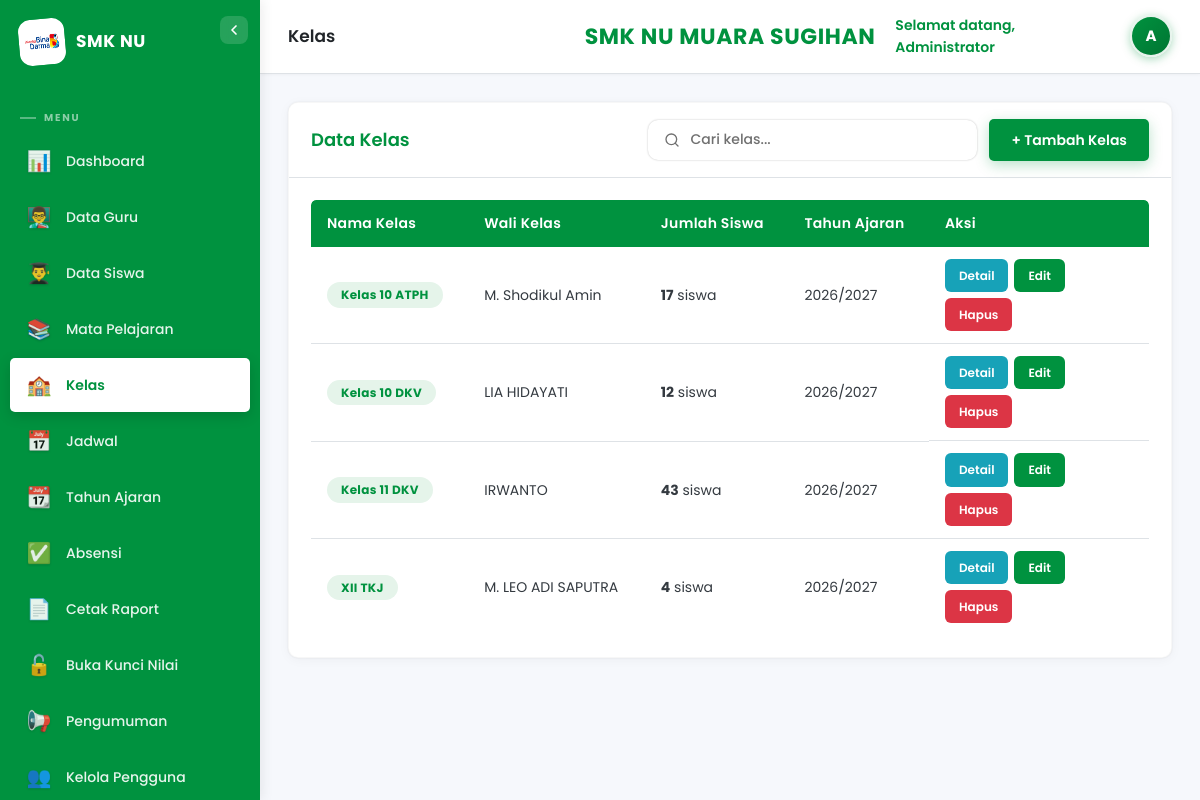
/public/index.php?page=kelas (signed in), run on the app's committed database.
### tables this page shows
CREATE TABLE `kelas` (
  `id` int NOT NULL,
  `kode_kelas` varchar(20) NOT NULL,
  `nama_kelas` varchar(50) NOT NULL,
  `wali_kelas_id` int DEFAULT NULL,
  `tahun_ajaran_id` int NOT NULL,
  `created_at` timestamp NOT NULL DEFAULT CURRENT_TIMESTAMP,
  `updated_at` timestamp NOT NULL DEFAULT CURRENT_TIMESTAMP ON UPDATE CURRENT_TIMESTAMP
);

CREATE TABLE `guru` (
  `id` int NOT NULL,
  `kode_guru` varchar(20) NOT NULL,
  `user_id` int DEFAULT NULL,
  `nama` varchar(100) NOT NULL,
  `jenis_kelamin` enum('Laki-Laki','Perempuan') NOT NULL,
  `tempat_lahir` varchar(100) DEFAULT NULL,
  `tanggal_lahir` date DEFAULT NULL,
  `alamat` text,
  `no_hp` varchar(20) DEFAULT NULL,
  `email` varchar(100) DEFAULT NULL,
  `agama` varchar(20) DEFAULT NULL,
  `tahun_masuk` year NOT NULL,
  `foto` varchar(255) DEFAULT NULL,
  `nuptk` varchar(20) DEFAULT NULL,
  `nik` varchar(20) DEFAULT NULL,
  `nip` varchar(30) DEFAULT NULL,
  `status_kepegawaian` varchar(50) DEFAULT NULL,
  `jenis_ptk` varchar(50) DEFAULT NULL,
  `gelar` varchar(50) DEFAULT NULL,
  `jenjang_pendidikan` varchar(20) DEFAULT NULL,
  `jurusan_prodi` varchar(100) DEFAULT NULL,
  `tmt_kerja` date DEFAULT NULL,
  `tugas_tambahan` varchar(100) DEFAULT NULL,
  `created_at` timestamp NOT NULL DEFAULT CURRENT_TIMESTAMP,
  `updated_at` timestamp NOT NULL DEFAULT CURRENT_TIMESTAMP ON UPDATE CURRENT_TIMESTAMP
);

CREATE TABLE `tahun_ajaran` (
  `id` int NOT NULL,
  `kode` varchar(20) NOT NULL,
  `tahun_ajaran` varchar(20) NOT NULL,
  `semester_aktif` enum('ganjil','genap') NOT NULL,
  `status` enum('aktif','nonaktif') DEFAULT 'nonaktif',
  `created_at` timestamp NOT NULL DEFAULT CURRENT_TIMESTAMP,
  `updated_at` timestamp NOT NULL DEFAULT CURRENT_TIMESTAMP ON UPDATE CURRENT_TIMESTAMP
);

### controllers/KelasController.php (called while the page is built, shortened)
<?php
class KelasController {
    public function index() {
        $db = getDB();
        $data=$db->query("SELECT k.*,g.nama as wali,ta.tahun_ajaran,(SELECT COUNT(*) FROM kelas_siswa WHERE kelas_id=k.id) as jml_siswa FROM kelas k LEFT JOIN guru g ON k.wali_kelas_id=g.id JOIN tahun_ajaran ta ON k.tahun_ajaran_id=ta.id ORDER BY k.nama_kelas")->fetchAll();
        require VIEW_PATH.'/admin/kelas/index.php';
    }
}

### config/app.php (called while the page is built, shortened)
<?php
function base_url($path='') {
    $script = $_SERVER['SCRIPT_NAME'];
    $base = rtrim(dirname($script), '/');
    return $base.'/'.$path;
}

### views/admin/kelas/index.php (the view, shortened to what this page needs)
<div class="card">
    <div class="card-header">
        <h3>Data Kelas</h3>
        <div style="display:flex;gap:12px;align-items:center;">
            <div class="search-bar-figma" style="min-width:200px;">
                <svg class="search-icon" width="16" height="16" viewBox="0 0 24 24" fill="none" stroke="currentColor" stroke-width="2" stroke-linecap="round" stroke-linejoin="round"><circle cx="11" cy="11" r="8"/><path d="m21 21-4.35-4.35"/></svg>
                <input type="text" placeholder="Cari kelas..." oninput="filterTableRows('kelasTable', this.value)">
            </div>
            <a href="<?= base_url('index.php?page=kelas&action=create') ?>" class="btn btn-primary">+ Tambah Kelas</a>
        </div>
    </div>
    <div class="card-body">
        <?php if(empty($data)): ?>
            <p class="empty-state">Belum ada data kelas. Silakan tambahkan kelas terlebih dahulu.</p>
        <?php else: ?>
        <div class="table-responsive"><table class="table" id="kelasTable"><thead><tr><th>Nama Kelas</th><th>Wali Kelas</th><th>Jumlah Siswa</th><th>Tahun Ajaran</th><th style="width:220px;">Aksi</th></tr></thead><tbody>
            <?php foreach($data as $k): ?>
            <tr>
                <td><span class="role-badge"><?= htmlspecialchars($k['nama_kelas']) ?></span></td>
                <td><?= htmlspecialchars($k['wali'] ?? '-') ?></td>
                <td><strong><?= $k['jml_siswa'] ?></strong> siswa</td>
                <td><?= htmlspecialchars($k['tahun_ajaran']) ?></td>
                <td class="actions">
                    <a href="<?= base_url('index.php?page=kelas&action=detail&id='.$k['id']) ?>" class="btn btn-sm btn-info">Detail</a>
                    <a href="<?= base_url('index.php?page=kelas&action=edit&id='.$k['id']) ?>" class="btn btn-sm btn-success">Edit</a>
                    <a href="#" onclick="confirmDelete('<?= base_url('index.php?page=kelas&action=destroy&id='.$k['id']) ?>','Yakin ingin menghapus kelas <?= htmlspecialchars($k['nama_kelas']) ?>?'); return false;" class="btn btn-sm btn-danger">Hapus</a>
                </td>
            </tr>
            <?php endforeach; ?>
        </tbody></table></div>
        <?php endif; ?>
    </div>
</div>
<?php $content=ob_get_clean(); require VIEW_PATH.'/layouts/admin.php'; ?>

### public/css/style.css (style rules this page uses)
:root { --primary: #00923F; --primary-dark: #007532; --primary-hover: #00A548; --primary-light: #E5F4EA; --primary-soft: #F0FAF3; --primary-rgb: 0, 146, 63; --bg-app: #F6F8FC; --text-secondary-dark: #54595E; --text-medium: #4F4F4F; --stroke-light: #DEE2E6; --danger: #DC3545; --warning: #FFC107; --info: #17A2B8; --success: #00923F; --gray-50: #F8F9FA; --gray-100: #F1F3F5; --gray-200: #E9ECEF; --gray-300: #DEE2E6; --gray-400: #ADB5BD; --gray-500: #707070; --gray-600: #495057; --gray-700: #343A40; --gray-800: #212529; --white: #FFFFFF; --shadow: 0 0 4px rgba(0,0,0,0.06), 0 2px 12px rgba(0,0,0,0.04); --shadow-lg: 0 8px 30px rgba(0,0,0,0.1); --shadow-hover: 0 6px 22px rgba(0,0,0,0.10); --shadow-figma: 0 0 2px rgba(0,0,0,0.25); --radius: 10px; --radius-sm: 5px; --radius-lg: 12px; --sidebar-width: 260px; --header-h: 72px; --transition: all 0.28s cubic-bezier(0.4, 0, 0.2, 1); --transition-fast: all 0.18s cubic-bezier(0.4, 0, 0.2, 1); }
* { margin:0; padding:0; box-sizing:border-box; }
body { font-family:'Poppins','Inter',system-ui,-apple-system,sans-serif; background:var(--bg-app); color:var(--gray-700); line-height:1.6; overflow-x:hidden; -webkit-font-smoothing:antialiased; -moz-osx-font-smoothing:grayscale; }
a { text-decoration:none; color:inherit; }
.btn { display:inline-flex; align-items:center; justify-content:center; padding:10px 22px; border:none; border-radius:var(--radius-sm); font-size:14px; font-weight:600; font-family:inherit; cursor:pointer; transition:var(--transition); text-decoration:none; white-space:nowrap; position:relative; overflow:hidden; }
.btn::after { content:''; position:absolute; width:100%; height:100%; top:0; left:0; background:radial-gradient(circle,rgba(255,255,255,0.3) 10%,transparent 10.01%); transform:scale(10,10); opacity:0; transition:transform .4s, opacity .8s; pointer-events:none; }
.btn-primary { background:var(--primary); color:var(--white); box-shadow:0 4px 14px rgba(var(--primary-rgb),.28); font-family:'Poppins',sans-serif; }
.btn-success { background:var(--success); color:var(--white); }
.btn-danger { background:var(--danger); color:var(--white); }
.btn-info { background:var(--info); color:var(--white); }
.btn-sm { padding:7px 14px; font-size:12px; border-radius:6px; }
.content-area > * { animation:fadeIn 0.4s ease-out; }
.card { background:var(--white); border-radius:var(--radius); box-shadow:0 0 2px rgba(0,0,0,.08), 0 2px 12px rgba(0,0,0,0.04); overflow:hidden; margin-bottom:22px; transition:var(--transition); border:1px solid rgba(0,0,0,0.03); }
.card-header { display:flex; justify-content:space-between; align-items:center; padding:16px 22px; border-bottom:1px solid var(--stroke-light); background:var(--white); }
.card-header h3 { font-size:18px; color:var(--primary); font-weight:600; font-family:'Poppins',sans-serif; }
.card-body { padding:22px; }
.search-bar-figma { display:flex; align-items:center; gap:10px; background:var(--white); padding:10px 16px; border-radius:var(--radius); box-shadow:0 0 2px rgba(0,0,0,.25); min-width:207px; height:40px; transition:var(--transition); }
.search-bar-figma input { border:none; outline:none; flex:1; font-size:14px; font-family:'Poppins',sans-serif; color:var(--gray-800); background:transparent; }
.search-bar-figma input::placeholder { color:var(--gray-500); font-weight:500; }
.search-bar-figma .search-icon { color:var(--gray-500); flex-shrink:0; transition:var(--transition); }
.table-responsive { overflow-x:auto; border-radius:var(--radius-sm); }
.table { width:100%; border-collapse:collapse; font-size:14px; font-family:'Poppins',sans-serif; }
.table th { background:var(--primary); color:var(--white); padding:12px 16px; text-align:left; font-weight:600; font-size:14px; white-space:nowrap; letter-spacing:0.3px; }
.table th:first-child { border-radius:var(--radius-sm) 0 0 0; }
.table th:last-child { border-radius:0 var(--radius-sm) 0 0; }
.table td { padding:12px 16px; border-bottom:1px solid var(--stroke-light); vertical-align:middle; transition:var(--transition-fast); color:var(--gray-700); }
.table tr { transition:var(--transition-fast); }
.table tbody tr:last-child td { border-bottom:none; }
.actions { display:flex; gap:6px; flex-wrap:wrap; }
.role-badge { display:inline-block; background:var(--primary-light); color:var(--primary); padding:3px 14px; border-radius:20px; font-size:12px; font-weight:700; letter-spacing:0.3px; }

### data on the page
kelas: nama_kelas "Kelas 10 ATPH", guru.nama "M. Shodikul Amin", jml_siswa "17", tahun_ajaran.tahun_ajaran "2026/2027"
kelas: nama_kelas "Kelas 10 DKV", guru.nama "LIA HIDAYATI", jml_siswa "12", tahun_ajaran.tahun_ajaran "2026/2027"
kelas: nama_kelas "Kelas 11 DKV", guru.nama "IRWANTO", jml_siswa "43", tahun_ajaran.tahun_ajaran "2026/2027"
kelas: nama_kelas "XII TKJ", guru.nama "M. LEO ADI SAPUTRA", jml_siswa "4", tahun_ajaran.tahun_ajaran "2026/2027"

### other printed values
$pageTitle "Kelas"
Auth::user('nama') "Administrator"
substr(Auth::user('nama'),0,1) "A"
